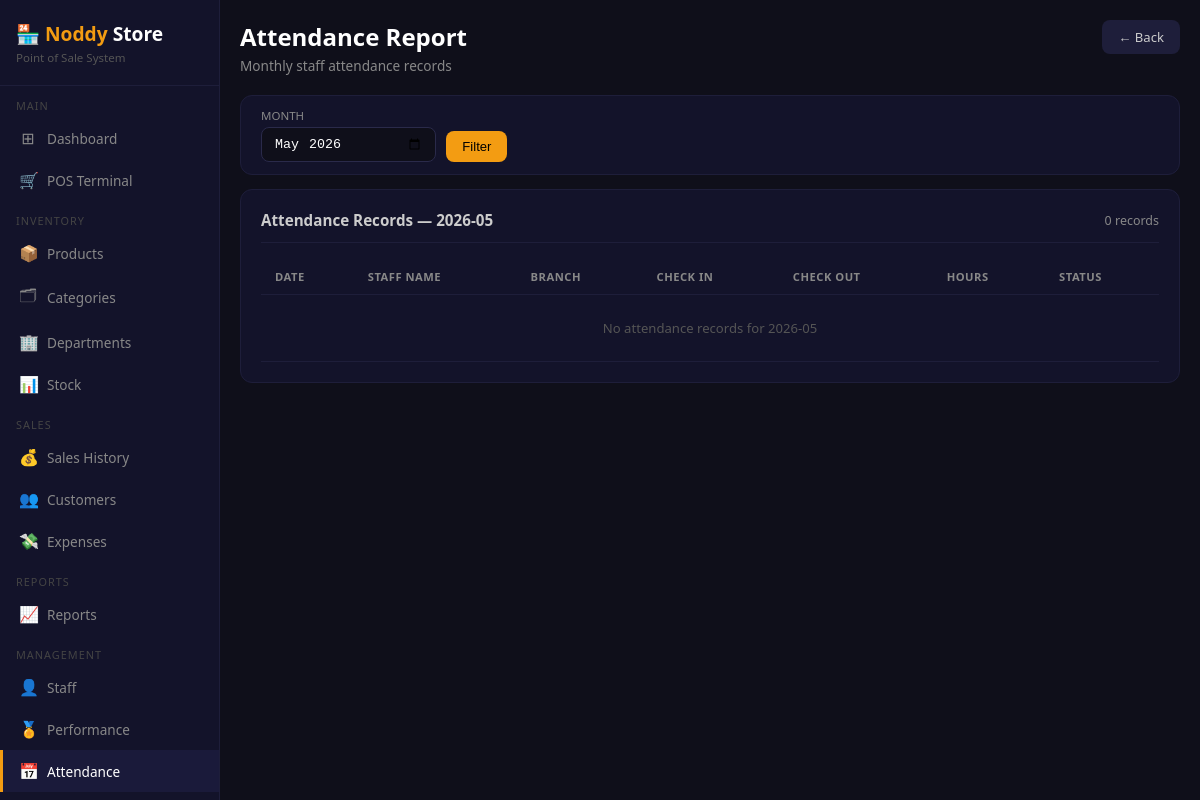
The page /staff/attendance/report (signed in) on the database as committed earlier.
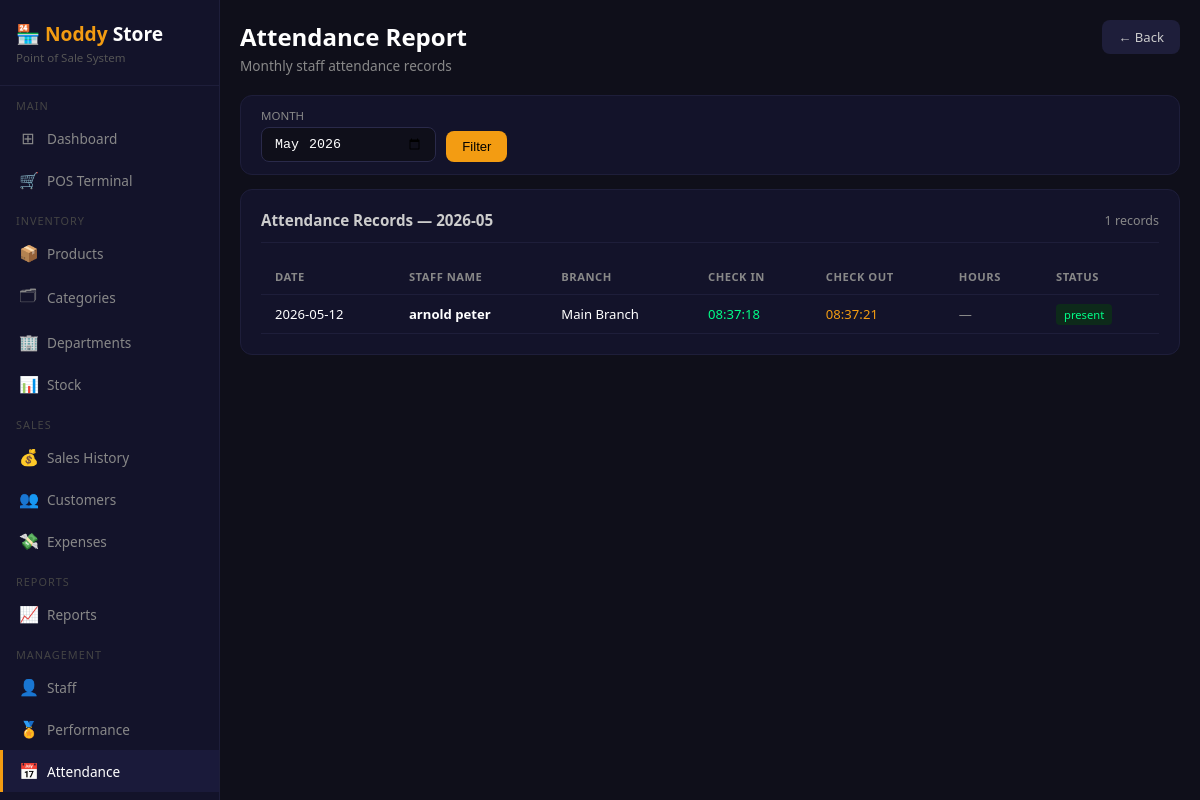
The same page on the database as committed later.
### tables this page shows
CREATE TABLE attendance (
        id         INTEGER PRIMARY KEY AUTOINCREMENT,
        user_id    INTEGER,
        branch_id  INTEGER,
        date       TEXT,
        check_in   TEXT,
        check_out  TEXT,
        status     TEXT DEFAULT 'present',
        FOREIGN KEY (user_id)   REFERENCES users(id),
        FOREIGN KEY (branch_id) REFERENCES branches(id)
    );

CREATE TABLE users (
        id         INTEGER PRIMARY KEY AUTOINCREMENT,
        full_name  TEXT NOT NULL,
        username   TEXT UNIQUE NOT NULL,
        password   TEXT NOT NULL,
        role       TEXT DEFAULT 'cashier',
        branch_id  INTEGER,
        active     INTEGER DEFAULT 1,
        created_at TEXT DEFAULT CURRENT_TIMESTAMP,
        FOREIGN KEY (branch_id) REFERENCES branches(id)
    );

CREATE TABLE branches (
        id         INTEGER PRIMARY KEY AUTOINCREMENT,
        name       TEXT NOT NULL,
        location   TEXT,
        phone      TEXT,
        created_at TEXT DEFAULT CURRENT_TIMESTAMP
    );

### app.py (the view)
@app.route('/staff/attendance/report')
@login_required
def attendance_report():
    conn      = get_db()
    branch_id = session.get('branch_id')
    role      = session.get('role')
    month     = request.args.get('month', datetime.now().strftime('%Y-%m'))
    bf        = '' if role=='admin' else f'AND a.branch_id={branch_id}'
    records   = conn.execute(f'''
        SELECT a.*,u.full_name,b.name as branch_name
        FROM attendance a
        JOIN users u ON a.user_id=u.id
        LEFT JOIN branches b ON a.branch_id=b.id
        WHERE strftime('%Y-%m',a.date)=? {bf}
        ORDER BY a.date DESC,u.full_name
    ''', (month,)).fetchall()
    conn.close()
    return render_template('attendance.html', records=records, month=month)

### app.py (called while the page is built)
def login_required(f):
    @wraps(f)
    def decorated(*args, **kwargs):
        if 'user_id' not in session:
            return redirect(url_for('login'))
        return f(*args, **kwargs)
    return decorated

### database.py (called while the page is built)
def get_db():
    conn = sqlite3.connect(DB)
    conn.row_factory = sqlite3.Row
    return conn

### templates/attendance.html (shortened to what this page needs)
{% extends 'base.html' %}
{% block content %}
<div class="page-header">
    <div>
        <h2>Attendance Report</h2>
        <p>Monthly staff attendance records</p>
    </div>
    <a href="/staff" class="btn btn-secondary">← Back</a>
</div>
<div class="card" style="padding:12px 20px;margin-bottom:14px;">
    <form method="GET" style="display:flex;gap:10px;align-items:flex-end;">
        <div>
            <label style="display:block;color:#888;font-size:0.72rem;margin-bottom:4px;text-transform:uppercase">Month</label>
            <input type="month" name="month" value="{{ month }}"
                   style="padding:8px 12px;background:#0f0f1a;border:1px solid #2a2a4a;border-radius:8px;color:#fff;outline:none;"/>
        </div>
        <button type="submit" class="btn btn-primary">Filter</button>
    </form>
</div>
<div class="card">
    <div class="card-header">
        <h3>Attendance Records — {{ month }}</h3>
        <span style="color:#888;font-size:0.78rem">{{ records|length }} records</span>
    </div>
    <table>
        <thead>
            <tr>
                <th>Date</th>
                <th>Staff Name</th>
                <th>Branch</th>
                <th>Check In</th>
                <th>Check Out</th>
                <th>Hours</th>
                <th>Status</th>
            </tr>
        </thead>
        <tbody>
            {% for r in records %}
            {% set hours = '—' %}
            {% if r.check_in and r.check_out %}
                {% set h_in  = r.check_in[:5].split(':') %}
                {% set h_out = r.check_out[:5].split(':') %}
            {% endif %}
            <tr>
                <td>{{ r.date }}</td>
                <td><strong>{{ r.full_name }}</strong></td>
                <td>{{ r.branch_name }}</td>
                <td style="color:#00ff88">{{ r.check_in or '—' }}</td>
                <td style="color:#f39c12">{{ r.check_out or 'Still in' }}</td>
                <td style="color:#888">—</td>
                <td>
                    <span class="badge badge-{% if r.status=='present' %}success{% elif r.status=='late' %}warning{% else %}danger{% endif %}">
                        {{ r.status }}
                    </span>
                </td>
            </tr>
            {% else %}
            <tr>
                <td colspan="7" style="text-align:center;color:#555;padding:24px">
                    No attendance records for {{ month }}
                </td>
            </tr>
            {% endfor %}
        </tbody>
    </table>
</div>
{% endblock %}

Rows that differ between the two databases and show on the page:
added attendance: date "2026-05-12", full_name "arnold peter", branch_name "Main Branch", check_in "08:37:18", check_out "08:37:21", status "present"
Other text that changed with them:
{{ records|length }}: "0" → "1"
{{ month }}: "2026-05" → (not shown)
text no longer shown: "No attendance records for"
